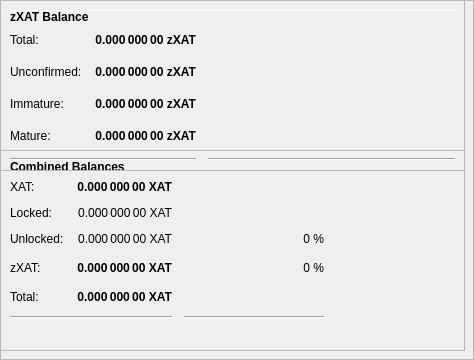
        <widget class="QFrame" name="frameObfuscation">
         <property name="minimumSize">
          <size>
           <width>0</width>
           <height>350</height>
          </size>
         </property>
         <property name="layoutDirection">
          <enum>Qt::LeftToRight</enum>
         </property>
         <property name="frameShape">
          <enum>QFrame::StyledPanel</enum>
         </property>
         <property name="frameShadow">
          <enum>QFrame::Raised</enum>
         </property>
         <widget class="QPushButton" name="runAutoDenom">
          <property name="geometry">
           <rect>
            <x>251</x>
            <y>17</y>
            <width>1</width>
            <height>1</height>
           </rect>
          </property>
          <property name="palette">
           <palette>
            <active>
             <colorrole role="WindowText">
              <brush brushstyle="SolidPattern">
               <color alpha="255">
                <red>0</red>
                <green>0</green>
                <blue>0</blue>
               </color>
              </brush>
             </colorrole>
             <colorrole role="Button">
              <brush brushstyle="SolidPattern">
               <color alpha="255">
                <red>239</red>
                <green>238</green>
                <blue>238</blue>
               </color>
              </brush>
             </colorrole>
             <colorrole role="Light">
              <brush brushstyle="SolidPattern">
               <color alpha="255">
                <red>255</red>
                <green>255</green>
                <blue>255</blue>
               </color>
              </brush>
             </colorrole>
             <colorrole role="Midlight">
              <brush brushstyle="SolidPattern">
               <color alpha="255">
                <red>247</red>
                <green>246</green>
                <blue>246</blue>
               </color>
              </brush>
             </colorrole>
             <colorrole role="Dark">
              <brush brushstyle="SolidPattern">
               <color alpha="255">
                <red>119</red>
                <green>119</green>
                <blue>119</blue>
               </color>
              </brush>
             </colorrole>
             <colorrole role="Mid">
              <brush brushstyle="SolidPattern">
               <color alpha="255">
                <red>159</red>
                <green>159</green>
                <blue>159</blue>
               </color>
              </brush>
             </colorrole>
             <colorrole role="Text">
              <brush brushstyle="SolidPattern">
               <color alpha="255">
                <red>0</red>
                <green>0</green>
                <blue>0</blue>
               </color>
              </brush>
             </colorrole>
             <colorrole role="BrightText">
              <brush brushstyle="SolidPattern">
               <color alpha="255">
                <red>255</red>
                <green>255</green>
                <blue>255</blue>
               </color>
              </brush>
             </colorrole>
             <colorrole role="ButtonText">
              <brush brushstyle="SolidPattern">
               <color alpha="255">
                <red>0</red>
                <green>0</green>
                <blue>0</blue>
               </color>
              </brush>
             </colorrole>
             <colorrole role="Base">
              <brush brushstyle="SolidPattern">
               <color alpha="255">
                <red>255</red>
                <green>255</green>
                <blue>255</blue>
               </color>
              </brush>
             </colorrole>
             <colorrole role="Window">
              <brush brushstyle="SolidPattern">
               <color alpha="255">
                <red>239</red>
                <green>238</green>
                <blue>238</blue>
               </color>
              </brush>
             </colorrole>
             <colorrole role="Shadow">
              <brush brushstyle="SolidPattern">
               <color alpha="255">
                <red>0</red>
                <green>0</green>
                <blue>0</blue>
               </color>
              </brush>
             </colorrole>
             <colorrole role="AlternateBase">
              <brush brushstyle="SolidPattern">
               <color alpha="255">
                <red>247</red>
                <green>246</green>
                <blue>246</blue>
               </color>
              </brush>
             </colorrole>
             <colorrole role="ToolTipBase">
              <brush brushstyle="SolidPattern">
               <color alpha="255">
                <red>255</red>
                <green>255</green>
                <blue>220</blue>
               </color>
              </brush>
             </colorrole>
             <colorrole role="ToolTipText">
              <brush brushstyle="SolidPattern">
               <color alpha="255">
                <red>0</red>
                <green>0</green>
                <blue>0</blue>
               </color>
              </brush>
             </colorrole>
            </active>
            <inactive>
             <colorrole role="WindowText">
              <brush brushstyle="SolidPattern">
               <color alpha="255">
                <red>0</red>
                <green>0</green>
                <blue>0</blue>
               </color>
              </brush>
             </colorrole>
             <colorrole role="Button">
              <brush brushstyle="SolidPattern">
               <color alpha="255">
                <red>239</red>
                <green>238</green>
                <blue>238</blue>
               </color>
              </brush>
             </colorrole>
             <colorrole role="Light">
              <brush brushstyle="SolidPattern">
               <color alpha="255">
                <red>255</red>
                <green>255</green>
                <blue>255</blue>
               </color>
              </brush>
             </colorrole>
             <colorrole role="Midlight">
              <brush brushstyle="SolidPattern">
               <color alpha="255">
                <red>247</red>
                <green>246</green>
                <blue>246</blue>
               </color>
              </brush>
             </colorrole>
             <colorrole role="Dark">
              <brush brushstyle="SolidPattern">
               <color alpha="255">
                <red>119</red>
                <green>119</green>
                <blue>119</blue>
               </color>
              </brush>
             </colorrole>
             <colorrole role="Mid">
              <brush brushstyle="SolidPattern">
               <color alpha="255">
                <red>159</red>
                <green>159</green>
                <blue>159</blue>
               </color>
              </brush>
             </colorrole>
             <colorrole role="Text">
              <brush brushstyle="SolidPattern">
               <color alpha="255">
                <red>0</red>
                <green>0</green>
                <blue>0</blue>
               </color>
              </brush>
             </colorrole>
             <colorrole role="BrightText">
              <brush brushstyle="SolidPattern">
               <color alpha="255">
                <red>255</red>
                <green>255</green>
                <blue>255</blue>
               </color>
              </brush>
             </colorrole>
             <colorrole role="ButtonText">
              <brush brushstyle="SolidPattern">
               <color alpha="255">
                <red>0</red>
                <green>0</green>
                <blue>0</blue>
               </color>
              </brush>
             </colorrole>
             <colorrole role="Base">
              <brush brushstyle="SolidPattern">
               <color alpha="255">
                <red>255</red>
                <green>255</green>
                <blue>255</blue>
               </color>
              </brush>
             </colorrole>
             <colorrole role="Window">
              <brush brushstyle="SolidPattern">
               <color alpha="255">
                <red>239</red>
                <green>238</green>
                <blue>238</blue>
               </color>
              </brush>
             </colorrole>
             <colorrole role="Shadow">
              <brush brushstyle="SolidPattern">
               <color alpha="255">
                <red>0</red>
                <green>0</green>
                <blue>0</blue>
               </color>
              </brush>
             </colorrole>
             <colorrole role="AlternateBase">
              <brush brushstyle="SolidPattern">
               <color alpha="255">
                <red>247</red>
                <green>246</green>
                <blue>246</blue>
               </color>
              </brush>
             </colorrole>
             <colorrole role="ToolTipBase">
              <brush brushstyle="SolidPattern">
               <color alpha="255">
                <red>255</red>
                <green>255</green>
                <blue>220</blue>
               </color>
              </brush>
             </colorrole>
             <colorrole role="ToolTipText">
              <brush brushstyle="SolidPattern">
               <color alpha="255">
                <red>0</red>
                <green>0</green>
                <blue>0</blue>
               </color>
              </brush>
             </colorrole>
            </inactive>
            <disabled>
             <colorrole role="WindowText">
              <brush brushstyle="SolidPattern">
               <color alpha="255">
                <red>119</red>
                <green>119</green>
                <blue>119</blue>
               </color>
              </brush>
             </colorrole>
             <colorrole role="Button">
              <brush brushstyle="SolidPattern">
               <color alpha="255">
                <red>239</red>
                <green>238</green>
                <blue>238</blue>
               </color>
              </brush>
             </colorrole>
             <colorrole role="Light">
              <brush brushstyle="SolidPattern">
               <color alpha="255">
                <red>255</red>
                <green>255</green>
                <blue>255</blue>
               </color>
              </brush>
             </colorrole>
             <colorrole role="Midlight">
              <brush brushstyle="SolidPattern">
               <color alpha="255">
                <red>247</red>
                <green>246</green>
                <blue>246</blue>
               </color>
              </brush>
             </colorrole>
             <colorrole role="Dark">
              <brush brushstyle="SolidPattern">
               <color alpha="255">
                <red>119</red>
                <green>119</green>
                <blue>119</blue>
               </color>
              </brush>
             </colorrole>
             <colorrole role="Mid">
              <brush brushstyle="SolidPattern">
               <color alpha="255">
                <red>159</red>
                <green>159</green>
                <blue>159</blue>
               </color>
              </brush>
             </colorrole>
             <colorrole role="Text">
              <brush brushstyle="SolidPattern">
               <color alpha="255">
                <red>119</red>
                <green>119</green>
                <blue>119</blue>
               </color>
              </brush>
             </colorrole>
             <colorrole role="BrightText">
              <brush brushstyle="SolidPattern">
               <color alpha="255">
                <red>255</red>
                <green>255</green>
                <blue>255</blue>
               </color>
              </brush>
             </colorrole>
             <colorrole role="ButtonText">
              <brush brushstyle="SolidPattern">
               <color alpha="255">
                <red>119</red>
                <green>119</green>
                <blue>119</blue>
               </color>
              </brush>
             </colorrole>
             <colorrole role="Base">
              <brush brushstyle="SolidPattern">
               <color alpha="255">
                <red>239</red>
                <green>238</green>
                <blue>238</blue>
               </color>
              </brush>
             </colorrole>
             <colorrole role="Window">
              <brush brushstyle="SolidPattern">
               <color alpha="255">
                <red>239</red>
                <green>238</green>
                <blue>238</blue>
               </color>
              </brush>
             </colorrole>
             <colorrole role="Shadow">
              <brush brushstyle="SolidPattern">
               <color alpha="255">
                <red>0</red>
                <green>0</green>
                <blue>0</blue>
               </color>
              </brush>
             </colorrole>
             <colorrole role="AlternateBase">
              <brush brushstyle="SolidPattern">
               <color alpha="255">
                <red>239</red>
                <green>238</green>
                <blue>238</blue>
               </color>
              </brush>
             </colorrole>
             <colorrole role="ToolTipBase">
              <brush brushstyle="SolidPattern">
               <color alpha="255">
                <red>255</red>
                <green>255</green>
                <blue>220</blue>
               </color>
              </brush>
             </colorrole>
             <colorrole role="ToolTipText">
              <brush brushstyle="SolidPattern">
               <color alpha="255">
                <red>0</red>
                <green>0</green>
                <blue>0</blue>
               </color>
              </brush>
             </colorrole>
            </disabled>
           </palette>
          </property>
          <property name="focusPolicy">
           <enum>Qt::NoFocus</enum>
          </property>
          <property name="autoFillBackground">
           <bool>true</bool>
          </property>
          <property name="text">
           <string/>
          </property>
          <property name="flat">
           <bool>true</bool>
          </property>
         </widget>
         <widget class="Line" name="line">
          <property name="geometry">
           <rect>
            <x>7</x>
            <y>10</y>
            <width>451</width>
            <height>1</height>
           </rect>
          </property>
          <property name="orientation">
           <enum>Qt::Horizontal</enum>
          </property>
         </widget>
         <widget class="QFrame" name="frame_3">
          <property name="geometry">
           <rect>
            <x>0</x>
            <y>150</y>
            <width>465</width>
            <height>201</height>
           </rect>
          </property>
          <property name="frameShape">
           <enum>QFrame::StyledPanel</enum>
          </property>
          <property name="frameShadow">
           <enum>QFrame::Raised</enum>
          </property>
          <layout class="QVBoxLayout" name="verticalLayout_5">
           <item>
            <layout class="QHBoxLayout" name="horizontalLayout_5" stretch="0">
             <item>
              <widget class="QLabel" name="label_5z">
               <property name="maximumSize">
                <size>
                 <width>16777215</width>
                 <height>20</height>
                </size>
               </property>
               <property name="font">
                <font>
                 <weight>75</weight>
                 <bold>true</bold>
                </font>
               </property>
               <property name="toolTip">
                <string>Combined Balances (including unconfirmed and immature coins)</string>
               </property>
               <property name="text">
                <string>&lt;html&gt;&lt;head/&gt;&lt;body&gt;&lt;p&gt;Combined Balances&lt;/p&gt;&lt;/body&gt;&lt;/html&gt;</string>
               </property>
              </widget>
             </item>
            </layout>
           </item>
           <item>
            <layout class="QGridLayout" name="gridLayout_3">
             <property name="spacing">
              <number>12</number>
             </property>
             <item row="7" column="0" colspan="2">
              <widget class="Line" name="lineSpendableBalance_3">
               <property name="orientation">
                <enum>Qt::Horizontal</enum>
               </property>
              </widget>
             </item>
             <item row="7" column="2">
              <widget class="Line" name="lineWatchBalance_3">
               <property name="sizePolicy">
                <sizepolicy hsizetype="Preferred" vsizetype="Fixed">
                 <horstretch>0</horstretch>
                 <verstretch>0</verstretch>
                </sizepolicy>
               </property>
               <property name="minimumSize">
                <size>
                 <width>140</width>
                 <height>0</height>
                </size>
               </property>
               <property name="orientation">
                <enum>Qt::Horizontal</enum>
               </property>
              </widget>
             </item>
             <item row="4" column="1">
              <widget class="QLabel" name="labelzBalancez">
               <property name="font">
                <font>
                 <weight>75</weight>
                 <bold>true</bold>
                </font>
               </property>
               <property name="cursor">
                <cursorShape>IBeamCursor</cursorShape>
               </property>
               <property name="toolTip">
                <string>Total of transactions that have yet to be confirmed, and do not yet count toward the spendable balance</string>
               </property>
               <property name="text">
                <string notr="true">0.000 000 00 XAT</string>
               </property>
               <property name="alignment">
                <set>Qt::AlignRight|Qt::AlignTrailing|Qt::AlignVCenter</set>
               </property>
               <property name="textInteractionFlags">
                <set>Qt::LinksAccessibleByMouse|Qt::TextSelectableByKeyboard|Qt::TextSelectableByMouse</set>
               </property>
              </widget>
             </item>
             <item row="6" column="1">
              <widget class="QLabel" name="labelTotalz">
               <property name="font">
                <font>
                 <weight>75</weight>
                 <bold>true</bold>
                </font>
               </property>
               <property name="cursor">
                <cursorShape>IBeamCursor</cursorShape>
               </property>
               <property name="toolTip">
                <string>Total Balance, including unconfirmed and immature coins.</string>
               </property>
               <property name="text">
                <string notr="true">0.000 000 00 XAT</string>
               </property>
               <property name="alignment">
                <set>Qt::AlignRight|Qt::AlignTrailing|Qt::AlignVCenter</set>
               </property>
               <property name="textInteractionFlags">
                <set>Qt::LinksAccessibleByMouse|Qt::TextSelectableByKeyboard|Qt::TextSelectableByMouse</set>
               </property>
              </widget>
             </item>
             <item row="4" column="3">
              <spacer name="horizontalSpacer_6">
               <property name="orientation">
                <enum>Qt::Horizontal</enum>
               </property>
               <property name="sizeHint" stdset="0">
                <size>
                 <width>40</width>
                 <height>20</height>
                </size>
               </property>
              </spacer>
             </item>
             <item row="6" column="0">
              <widget class="QLabel" name="labelTotalTextz">
               <property name="text">
                <string>Total:</string>
               </property>
              </widget>
             </item>
             <item row="1" column="0">
              <widget class="QLabel" name="labelBalanceTextz">
               <property name="text">
                <string>XAT:</string>
               </property>
              </widget>
             </item>
             <item row="1" column="1">
              <widget class="QLabel" name="labelBalancez">
               <property name="font">
                <font>
                 <weight>75</weight>
                 <bold>true</bold>
                </font>
               </property>
               <property name="cursor">
                <cursorShape>IBeamCursor</cursorShape>
               </property>
               <property name="toolTip">
                <string>Your current spendable balance</string>
               </property>
               <property name="text">
                <string notr="true">0.000 000 00 XAT</string>
               </property>
               <property name="alignment">
                <set>Qt::AlignRight|Qt::AlignTrailing|Qt::AlignVCenter</set>
               </property>
               <property name="textInteractionFlags">
                <set>Qt::LinksAccessibleByMouse|Qt::TextSelectableByKeyboard|Qt::TextSelectableByMouse</set>
               </property>
              </widget>
             </item>
             <item row="4" column="0">
              <widget class="QLabel" name="labelzBalanceTextz">
               <property name="toolTip">
                <string/>
               </property>
               <property name="text">
                <string>zXAT:</string>
               </property>
              </widget>
             </item>
             <item row="4" column="2">
              <widget class="QLabel" name="labelzCDMPercent">
               <property name="toolTip">
                <string>Current percentage of zXAT.
If AutoMint is enabled this percentage will settle around the configured AutoMint percentage (default = 10%)</string>
               </property>
               <property name="text">
                <string>0 %</string>
               </property>
               <property name="alignment">
                <set>Qt::AlignRight|Qt::AlignTrailing|Qt::AlignVCenter</set>
               </property>
              </widget>
             </item>
             <item row="6" column="2">
              <widget class="QLabel" name="label100Percent">
               <property name="text">
                <string/>
               </property>
               <property name="alignment">
                <set>Qt::AlignRight|Qt::AlignTrailing|Qt::AlignVCenter</set>
               </property>
              </widget>
             </item>
             <item row="2" column="1">
              <widget class="QLabel" name="labelLockedBalance">
               <property name="toolTip">
                <string>Locked CATALYST or Masternode collaterals. These are excluded from zXAT minting.</string>
               </property>
               <property name="text">
                <string>0.000 000 00 XAT</string>
               </property>
               <property name="alignment">
                <set>Qt::AlignRight|Qt::AlignTrailing|Qt::AlignVCenter</set>
               </property>
              </widget>
             </item>
             <item row="2" column="0">
              <widget class="QLabel" name="labelLockedBalanceText">
               <property name="toolTip">
                <string>Locked CATALYST or Masternode collaterals. These are excluded from zXAT minting.</string>
               </property>
               <property name="text">
                <string>Locked:</string>
               </property>
              </widget>
             </item>
             <item row="3" column="0">
              <widget class="QLabel" name="labelUnLockedBalanceText">
               <property name="toolTip">
                <string>Unlocked CATALYSTs. These can be used for zXAT minting.</string>
               </property>
               <property name="text">
                <string>Unlocked:</string>
               </property>
              </widget>
             </item>
             <item row="3" column="1">
              <widget class="QLabel" name="labelUnLockedBalance">
               <property name="toolTip">
                <string>Unlocked CATALYSTs. These can be used for zXAT minting.</string>
               </property>
               <property name="text">
                <string>0.000 000 00 XAT</string>
               </property>
               <property name="alignment">
                <set>Qt::AlignRight|Qt::AlignTrailing|Qt::AlignVCenter</set>
               </property>
              </widget>
             </item>
             <item row="3" column="2">
              <widget class="QLabel" name="labelCONDOMINIUMPercent">
               <property name="text">
                <string>0 %</string>
               </property>
               <property name="alignment">
                <set>Qt::AlignRight|Qt::AlignTrailing|Qt::AlignVCenter</set>
               </property>
              </widget>
             </item>
            </layout>
           </item>
           <item>
            <spacer name="verticalSpacer">
             <property name="orientation">
              <enum>Qt::Vertical</enum>
             </property>
             <property name="sizeHint" stdset="0">
              <size>
               <width>20</width>
               <height>40</height>
              </size>
             </property>
            </spacer>
           </item>
          </layout>
         </widget>
         <widget class="QFrame" name="frame_4">
          <property name="geometry">
           <rect>
            <x>0</x>
            <y>0</y>
            <width>465</width>
            <height>171</height>
           </rect>
          </property>
          <property name="frameShape">
           <enum>QFrame::StyledPanel</enum>
          </property>
          <property name="frameShadow">
           <enum>QFrame::Raised</enum>
          </property>
          <layout class="QVBoxLayout" name="verticalLayout_7">
           <item>
            <layout class="QHBoxLayout" name="horizontalLayout_8" stretch="0">
             <item>
              <widget class="QLabel" name="label_5z_3">
               <property name="maximumSize">
                <size>
                 <width>16777215</width>
                 <height>20</height>
                </size>
               </property>
               <property name="font">
                <font>
                 <weight>75</weight>
                 <bold>true</bold>
                </font>
               </property>
               <property name="text">
                <string>zXAT Balance</string>
               </property>
              </widget>
             </item>
            </layout>
           </item>
           <item>
            <layout class="QGridLayout" name="gridLayout_5">
             <property name="spacing">
              <number>12</number>
             </property>
             <item row="4" column="0">
              <widget class="QLabel" name="labelzBalanceMatureText">
               <property name="toolTip">
                <string>Mature: more than 20 confirmation and more than 1 mints of the same denomination after it was minted.
These zXAT are spendable.</string>
               </property>
               <property name="text">
                <string>Mature:</string>
               </property>
              </widget>
             </item>
             <item row="5" column="0" colspan="2">
              <widget class="Line" name="lineSpendableBalance_5">
               <property name="orientation">
                <enum>Qt::Horizontal</enum>
               </property>
              </widget>
             </item>
             <item row="1" column="1">
              <widget class="QLabel" name="labelzBalance">
               <property name="font">
                <font>
                 <weight>75</weight>
                 <bold>true</bold>
                </font>
               </property>
               <property name="cursor">
                <cursorShape>IBeamCursor</cursorShape>
               </property>
               <property name="toolTip">
                <string>All available zXAT, unconfirmed and immature zXAT included.</string>
               </property>
               <property name="text">
                <string notr="true">0.000 000 00 zXAT</string>
               </property>
               <property name="alignment">
                <set>Qt::AlignRight|Qt::AlignTrailing|Qt::AlignVCenter</set>
               </property>
               <property name="textInteractionFlags">
                <set>Qt::LinksAccessibleByMouse|Qt::TextSelectableByKeyboard|Qt::TextSelectableByMouse</set>
               </property>
              </widget>
             </item>
             <item row="5" column="2">
              <widget class="Line" name="lineWatchBalance_5">
               <property name="sizePolicy">
                <sizepolicy hsizetype="Preferred" vsizetype="Fixed">
                 <horstretch>0</horstretch>
                 <verstretch>0</verstretch>
                </sizepolicy>
               </property>
               <property name="minimumSize">
                <size>
                 <width>140</width>
                 <height>0</height>
                </size>
               </property>
               <property name="orientation">
                <enum>Qt::Horizontal</enum>
               </property>
              </widget>
             </item>
             <item row="1" column="0">
              <widget class="QLabel" name="labelzBalanceText">
               <property name="toolTip">
                <string>All available zXAT, unconfirmed and immature zXAT included.</string>
               </property>
               <property name="text">
                <string>Total:</string>
               </property>
              </widget>
             </item>
             <item row="1" column="2">
              <spacer name="horizontalSpacer_8">
               <property name="orientation">
                <enum>Qt::Horizontal</enum>
               </property>
               <property name="sizeHint" stdset="0">
                <size>
                 <width>40</width>
                 <height>20</height>
                </size>
               </property>
              </spacer>
             </item>
             <item row="4" column="2">
              <spacer name="horizontalSpacer_4">
               <property name="orientation">
                <enum>Qt::Horizontal</enum>
               </property>
               <property name="sizeHint" stdset="0">
                <size>
                 <width>40</width>
                 <height>20</height>
                </size>
               </property>
              </spacer>
             </item>
             <item row="4" column="1">
              <widget class="QLabel" name="labelzBalanceMature">
               <property name="font">
                <font>
                 <weight>75</weight>
                 <bold>true</bold>
                </font>
               </property>
               <property name="toolTip">
                <string>Mature: more than 20 confirmation and more than 1 mints of the same denomination after it was minted.
These zXAT are spendable.</string>
               </property>
               <property name="text">
                <string>0.000 000 00 zXAT</string>
               </property>
               <property name="alignment">
                <set>Qt::AlignRight|Qt::AlignTrailing|Qt::AlignVCenter</set>
               </property>
              </widget>
             </item>
             <item row="2" column="0">
              <widget class="QLabel" name="labelzBalanceUnconfirmedText">
               <property name="toolTip">
                <string>Unconfirmed: less than 20 confirmations
Immature: confirmed, but less than 1 mints of the same denomination after it was minted</string>
               </property>
               <property name="text">
                <string>Unconfirmed:</string>
               </property>
              </widget>
             </item>
             <item row="2" column="1">
              <widget class="QLabel" name="labelzBalanceUnconfirmed">
               <property name="font">
                <font>
                 <weight>75</weight>
                 <bold>true</bold>
                </font>
               </property>
               <property name="toolTip">
                <string>Unconfirmed: less than 20 confirmations
Immature: confirmed, but less than 1 mints of the same denomination after it was minted</string>
               </property>
               <property name="text">
                <string>0.000 000 00 zXAT</string>
               </property>
               <property name="alignment">
                <set>Qt::AlignRight|Qt::AlignTrailing|Qt::AlignVCenter</set>
               </property>
              </widget>
             </item>
             <item row="2" column="2">
              <spacer name="horizontalSpacer_5">
               <property name="orientation">
                <enum>Qt::Horizontal</enum>
               </property>
               <property name="sizeHint" stdset="0">
                <size>
                 <width>40</width>
                 <height>20</height>
                </size>
               </property>
              </spacer>
             </item>
             <item row="3" column="0">
              <widget class="QLabel" name="labelzBalanceImmatureText">
               <property name="toolTip">
                <string>Unconfirmed: less than 20 confirmations
Immature: confirmed, but less than 1 mints of the same denomination after it was minted</string>
               </property>
               <property name="text">
                <string>Immature:</string>
               </property>
              </widget>
             </item>
             <item row="3" column="1">
              <widget class="QLabel" name="labelzBalanceImmature">
               <property name="font">
                <font>
                 <weight>75</weight>
                 <bold>true</bold>
                </font>
               </property>
               <property name="toolTip">
                <string>Unconfirmed: less than 20 confirmations
Immature: confirmed, but less than 1 mints of the same denomination after it was minted</string>
               </property>
               <property name="text">
                <string>0.000 000 00 zXAT</string>
               </property>
               <property name="alignment">
                <set>Qt::AlignRight|Qt::AlignTrailing|Qt::AlignVCenter</set>
               </property>
              </widget>
             </item>
             <item row="3" column="2">
              <spacer name="horizontalSpacer_7">
               <property name="orientation">
                <enum>Qt::Horizontal</enum>
               </property>
               <property name="sizeHint" stdset="0">
                <size>
                 <width>40</width>
                 <height>20</height>
                </size>
               </property>
              </spacer>
             </item>
            </layout>
           </item>
          </layout>
         </widget>
        </widget>
